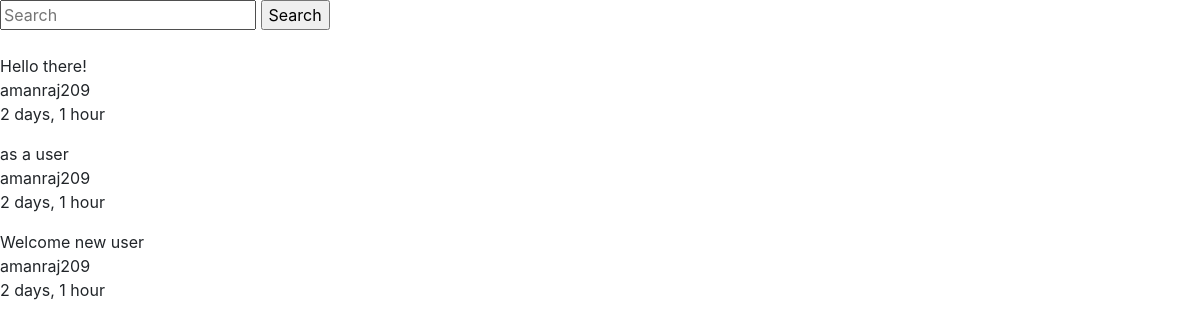
The app's page /tweet/, older data.
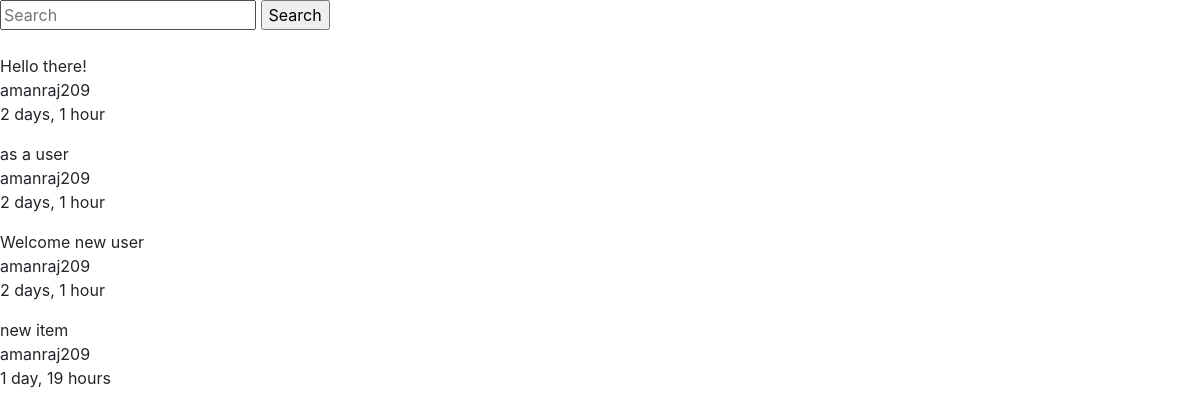
The same page, newer data.
### tweets/models.py (models this page shows, shortened)
class Tweet(models.Model):
    user = models.ForeignKey(settings.AUTH_USER_MODEL, default=1)
    content = models.CharField(max_length=140, validators=[validate_content])
    updated = models.DateTimeField(auto_now=True)
    timestamp = models.DateTimeField(auto_now_add=True)

### tweets/views.py (the view)
class TweetListView(ListView):
    def get_queryset(self, *args, **kwargs):
        qs = Tweet.objects.all()
        query = self.request.GET.get('q', None)
        if query is not  None:
            qs = qs.filter(Q(content__icontains=query) | Q(user__username__icontains=query))
        return qs
    def get_context_data(self, *args, **kwargs):
        context = super(TweetListView, self).get_context_data(*args, **kwargs)
        return context

### tweets/templates/tweets/tweet_list.html
{% extends 'base.html' %}
{% block content %}
    {% include 'tweets/tweet_search_form.html' %}<br>
    {% for object in object_list %}
        <p>{{ object.content }}<br>
        {{ object.user }}<br>
        {{ object.timestamp|timesince }}<br></p>
        {% empty %}
        {% if request.GET.q %}
        <p>No tweets found.</p>
        {% else %}
        <p>No tweets yet.</p>
        {% endif %}
    {% endfor %}
{% endblock %}

Row changes from the older to the newer data that the page shows:
added Tweet: content "new item", user "amanraj209", timestamp "1 day, 19 hours"
